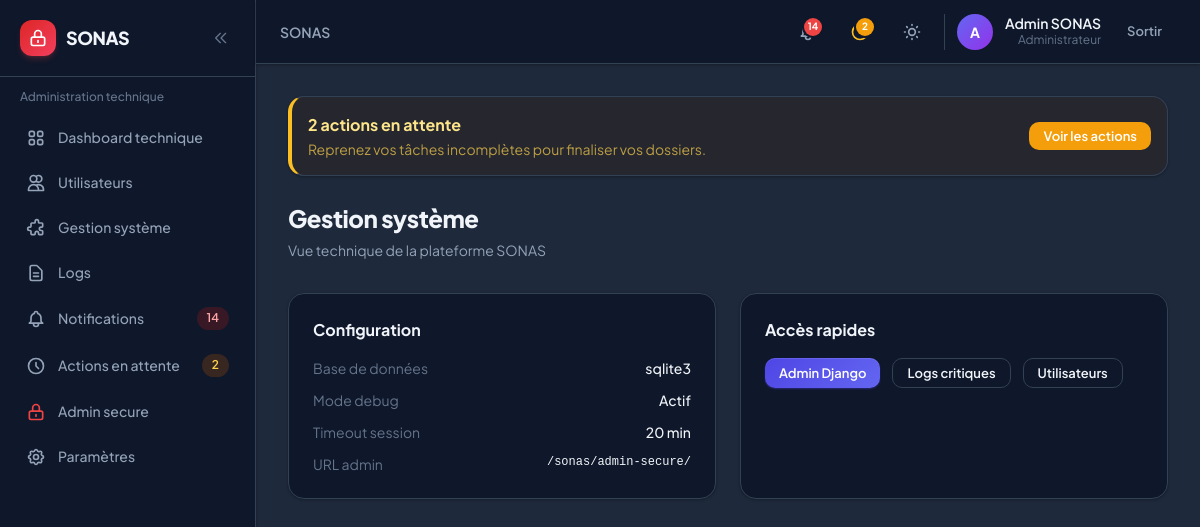
The app's page /sonas/systeme/ (signed in) with its own data.
### accounts/models.py (models this page shows, shortened)
class User(AbstractUser):
    role = models.CharField(
        max_length=10,
        choices=UserRole.choices,
        default=UserRole.CLIENT,
        db_index=True,
    )
    phone = models.CharField(max_length=20, blank=True)
    theme_preference = models.CharField(
        max_length=10,
        choices=[('light', 'Clair'), ('dark', 'Sombre'), ('system', 'Système')],
        default='system',
    )
    created_at = models.DateTimeField(auto_now_add=True)
    updated_at = models.DateTimeField(auto_now=True)
    class Meta:
        verbose_name = 'Utilisateur'
        verbose_name_plural = 'Utilisateurs'
    @property
    def is_client(self):
        return self.role == UserRole.CLIENT
    @property
    def is_admin_user(self):
        return self.role == UserRole.ADMIN
    @property
    def is_internal(self):
        return self.role in (UserRole.AGENT, UserRole.GERANT, UserRole.ADMIN)

### core/views.py (the view)
@admin_required
def admin_system(request):
    from django.db import connection
    db_engine = connection.settings_dict.get('ENGINE', '').split('.')[-1]
    return render(request, 'core/admin_system.html', {
        'db_engine': db_engine,
        'debug_mode': settings.DEBUG,
        'admin_url': settings.ADMIN_URL,
        'session_timeout_min': settings.SESSION_COOKIE_AGE // 60,
    })

### notifications/services.py (called while the page is built)
def get_pending_actions_count(user):
    return ActionEnAttente.objects.filter(user=user, is_resolved=False).count()

def get_unread_count(user):
    return Notification.objects.filter(user=user, is_read=False).count()

def get_recent_notifications(user, limit=5):
    return Notification.objects.filter(user=user).order_by('-created_at')[:limit]

### templates/core/admin_system.html (shortened to what this page needs)
{% extends 'base.html' %}
{% block content %}
<div class="sonas-page-header mb-8">
    <h1>Gestion système</h1>
    <p>Vue technique de la plateforme SONAS</p>
</div>
<div class="grid md:grid-cols-2 gap-6">
    <div class="sonas-card p-6">
        <h2 class="font-bold mb-4">Configuration</h2>
        <dl class="space-y-3 text-sm">
            <div class="flex justify-between"><dt class="text-slate-500">Base de données</dt><dd class="font-medium">{{ db_engine }}</dd></div>
            <div class="flex justify-between"><dt class="text-slate-500">Mode debug</dt><dd class="font-medium">{% if debug_mode %}Actif{% else %}Production{% endif %}</dd></div>
            <div class="flex justify-between"><dt class="text-slate-500">Timeout session</dt><dd class="font-medium">{{ session_timeout_min }} min</dd></div>
            <div class="flex justify-between"><dt class="text-slate-500">URL admin</dt><dd class="font-medium font-mono text-xs">/{{ admin_url }}</dd></div>
        </dl>
    </div>
    <div class="sonas-card p-6">
        <h2 class="font-bold mb-4">Accès rapides</h2>
        <div class="flex flex-wrap gap-3">
            <a href="/{{ admin_url }}" class="sonas-btn sonas-btn-primary sonas-btn-sm">Admin Django</a>
            <a href="{% url 'core_internal:logs' %}" class="sonas-btn sonas-btn-secondary sonas-btn-sm">Logs critiques</a>
            <a href="/{{ admin_url }}auth/user/" class="sonas-btn sonas-btn-secondary sonas-btn-sm">Utilisateurs</a>
        </div>
    </div>
</div>
{% endblock %}

### templates/partials/navbar.html (shortened to what this page needs)
<header class="sticky top-0 z-30 sonas-card border-0 border-b rounded-none px-3 sm:px-6 h-14 sm:h-16 flex items-center justify-between shrink-0 gap-2">
    <div class="flex items-center gap-2 sm:gap-4 min-w-0 flex-1">
        <h2 class="text-sm font-semibold text-slate-500 dark:text-slate-400 truncate hidden lg:block">
            {% block page_breadcrumb %}SONAS{% endblock %}
        </h2>
    </div>
    <div class="flex items-center gap-1 sm:gap-3 shrink-0">
        <a href="{% url url_notifications_list %}" class="relative p-2.5 rounded-xl hover:bg-slate-100 dark:hover:bg-slate-800 transition-colors" title="Notifications{% if unread_notifications_count %} ({{ unread_notifications_count }}){% endif %}">
            {% if unread_notifications_count %}
            <span class="absolute top-1.5 right-1.5 min-w-[1.125rem] h-[1.125rem] px-0.5 bg-red-500 rounded-full ring-2 ring-white dark:ring-slate-900 text-[10px] font-bold text-white flex items-center justify-center">{{ unread_notifications_count }}</span>
            {% endif %}
        </a>
        {% if pending_actions_count %}
        <a href="{% url url_pending_actions %}" class="relative p-2.5 rounded-xl hover:bg-slate-100 dark:hover:bg-slate-800 transition-colors" title="Actions en attente ({{ pending_actions_count }})">
            <span class="absolute top-1.5 right-1.5 min-w-[1.125rem] h-[1.125rem] px-0.5 bg-amber-500 rounded-full ring-2 ring-white dark:ring-slate-900 text-[10px] font-bold text-white flex items-center justify-center">{{ pending_actions_count }}</span>
        </a>
        {% endif %}
        <button @click="toggle()" class="p-2.5 rounded-xl hover:bg-slate-100 dark:hover:bg-slate-800 transition-colors" title="Thème">
        </button>
        <div class="hidden sm:flex items-center gap-3 pl-3 border-l border-slate-200 dark:border-slate-700">
            <div class="w-9 h-9 rounded-full bg-gradient-to-br from-indigo-500 to-purple-600 flex items-center justify-center text-white text-sm font-bold">
                {{ user.first_name|first|default:user.username|first|upper }}
            </div>
            <div class="text-right hidden md:block">
                <p class="text-sm font-semibold leading-tight">{{ user.get_full_name|default:user.username }}</p>
                <p class="text-xs text-slate-500">{{ user.get_role_display }}</p>
            </div>
        </div>
        <form method="post" action="{% url 'accounts:logout' %}">
            <button type="submit" class="sonas-btn sonas-btn-ghost sonas-btn-sm">Sortir</button>
        </form>
    </div>
</header>

### static/css/sonas.css (style rules this page uses)
:root { --sonas-primary: #4f46e5; --sonas-primary-hover: #4338ca; --sonas-primary-light: #eef2ff; --sonas-danger: #ef4444; --sonas-warning: #f59e0b; --sonas-success: #10b981; --sonas-surface: #ffffff; --sonas-surface-2: #f8fafc; --sonas-border: #e2e8f0; --sonas-text: #0f172a; --sonas-muted: #64748b; --sonas-radius: 0.75rem; --sonas-radius-lg: 1rem; --sonas-shadow: 0 1px 3px rgb(15 23 42 / 0.06), 0 1px 2px rgb(15 23 42 / 0.04); --sonas-shadow-md: 0 4px 6px -1px rgb(15 23 42 / 0.07), 0 2px 4px -2px rgb(15 23 42 / 0.05); --sonas-shadow-lg: 0 20px 40px -12px rgb(15 23 42 / 0.12); }
.dark { --sonas-primary: #818cf8; --sonas-primary-hover: #a5b4fc; --sonas-primary-light: rgb(79 70 229 / 0.15); --sonas-surface: #0f172a; --sonas-surface-2: #1e293b; --sonas-border: #334155; --sonas-text: #f1f5f9; --sonas-muted: #94a3b8; --sonas-shadow: 0 1px 3px rgb(0 0 0 / 0.3); --sonas-shadow-md: 0 4px 12px rgb(0 0 0 / 0.35); --sonas-shadow-lg: 0 20px 40px rgb(0 0 0 / 0.45); }
body { font-family: 'Plus Jakarta Sans', system-ui, sans-serif; -webkit-font-smoothing: antialiased; }
.sonas-btn { display: inline-flex; align-items: center; justify-content: center; gap: 0.5rem; padding: 0.625rem 1.25rem; font-size: 0.875rem; font-weight: 600; border-radius: 0.625rem; transition: all 0.2s ease; cursor: pointer; border: none; text-decoration: none; line-height: 1.25; }
.sonas-btn-primary { background: linear-gradient(135deg, #4f46e5 0%, #6366f1 100%); color: white; box-shadow: 0 1px 2px rgb(79 70 229 / 0.4), inset 0 1px 0 rgb(255 255 255 / 0.1); }
.sonas-btn-secondary { background: var(--sonas-surface); color: var(--sonas-text); border: 1px solid var(--sonas-border); }
.sonas-btn-ghost { background: transparent; color: var(--sonas-muted); }
.sonas-btn-sm { padding: 0.375rem 0.875rem; font-size: 0.8125rem; }
.sonas-card { background: var(--sonas-surface); border: 1px solid var(--sonas-border); border-radius: var(--sonas-radius-lg); box-shadow: var(--sonas-shadow); transition: box-shadow 0.2s, border-color 0.2s, transform 0.2s; }
.sonas-page-header h1 { font-size: 1.5rem; font-weight: 800; letter-spacing: -0.02em; color: var(--sonas-text); }
.sonas-page-header p { font-size: 0.875rem; color: var(--sonas-muted); margin-top: 0.25rem; }

### records on screen
User: first_name|first "A", get_full_name "Admin SONAS", role "Administrateur"

### other values on screen
{{ unread_notifications_count }} "14"
{{ pending_actions_count }} "2"
{{ db_engine }} "sqlite3"
{{ session_timeout_min }} "20"
{{ admin_url }} "sonas/admin-secure/"
